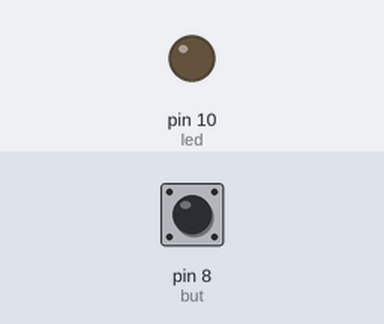
The sketch below on a simulated Arduino Uno, built with avr-gcc and run on an emulated ATmega328P. Shown: output pins drawn as LEDs (lit = HIGH). The inputs (shaded band) are chosen by the test bench; at power-on: pin 8 (but) LOW.

Above: at 1.2 s.
1.3 s: pin 8 (but) pulled HIGH for 1 s
At 1.5 s:
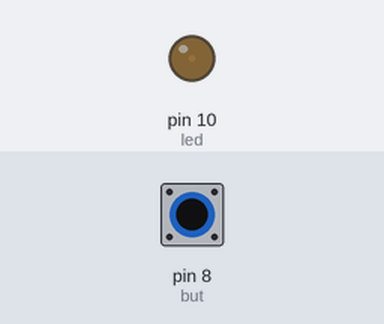
3.8 s: pin 8 (but) pulled HIGH for 3.2 s
At 8.1 s:
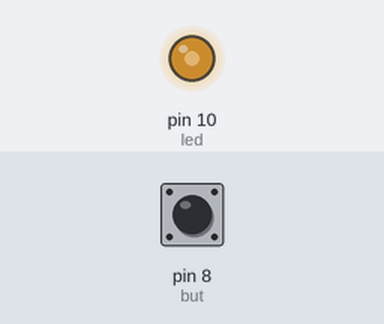
8.5 s: pin 8 (but) pulled HIGH for 3.2 s
At 12.4 s:
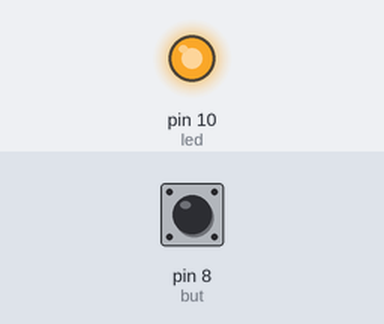
Timing chart, 0 to 13.9 s (numbered marks = the images above; inputs shaded):
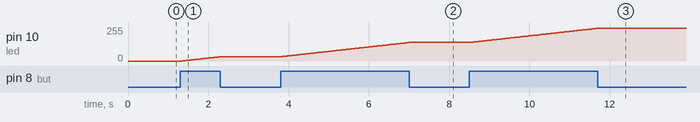

The sketch:

ledAnag.ino
```cpp
int led = 10;

int but = 8;
int brg = 0;
boolean iniS = LOW;
boolean ledOn = false;

void setup(){
  Serial.begin(9600);

  pinMode(led,OUTPUT);
  pinMode(but,INPUT);


  }


  void loop(){


       if (digitalRead(but) == HIGH){

          analogWrite(led, brg);
        brg+=1;
        if (brg >= 255)
        brg = 0;
        }

delay(30);
  }
```

Measured:
- after the input at 1.3 s, pin 10 (led): moves from 0/255 to 32/255 over 0.93 s, starting after 0.05 s
- after the input at 3.8 s, pin 10 (led): moves from 32/255 to 139/255 over 3.2 s, starting at once
- after the input at 8.5 s, pin 10 (led): moves from 139/255 to 245/255 over 3.2 s, starting at once
